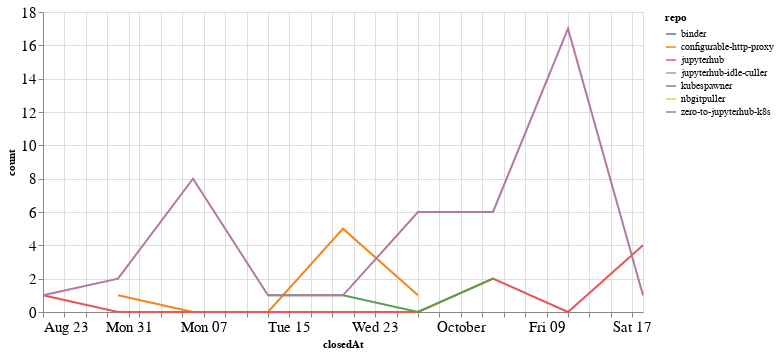

Write notebook code for a chart like this one.
### Code cell
closed_by_time = closed_by.groupby('repo').resample('W', on='closedAt').count()['author'].reset_index()
closed_by_time = closed_by_time.rename(columns={'author': 'count'})

alt.Chart(closed_by_time, width=600).mark_line().encode(
    x='closedAt',
    y='count',
    color='repo',
    tooltip="repo"
)

### Figure 1 — Vega-Lite specification as saved in the notebook (floating-point values rounded to 4 significant figures)
{"config": {"axisLeft": {"labelFontSize": 15}, "axisBottom": {"labelFontSize": 15}}, "data": {"name": "data-685ed282015175d6f9b19bddbfb1a108"}, "mark": "line", "encoding": {"color": {"type": "nominal", "field": "repo"}, "tooltip": {"type": "nominal", "field": "repo"}, "x": {"type": "temporal", "field": "closedAt"}, "y": {"type": "quantitative", "field": "count"}}, "width": 600, "$schema": "https://vega.github.io/schema/vega-lite/v4.8.1.json", "datasets": {"data-685ed282015175d6f9b19bddbfb1a108": [{"repo": "binder", "closedAt": "2020-10-18T00:00:00", "count": 1}, {"repo": "configurable-http-proxy", "closedAt": "2020-08-30T00:00:00", "count": 1}, {"repo": "configurable-http-proxy", "closedAt": "2020-09-06T00:00:00", "count": 0}, {"repo": "configurable-http-proxy", "closedAt": "2020-09-13T00:00:00", "count": 0}, {"repo": "configurable-http-proxy", "closedAt": "2020-09-20T00:00:00", "count": 5}, {"repo": "configurable-http-proxy", "closedAt": "2020-09-27T00:00:00", "count": 1}, {"repo": "jupyterhub", "closedAt": "2020-08-23T00:00:00", "count": 1}, {"repo": "jupyterhub", "closedAt": "2020-08-30T00:00:00", "count": 0}, {"repo": "jupyterhub", "closedAt": "2020-09-06T00:00:00", "count": 0}, {"repo": "jupyterhub", "closedAt": "2020-09-13T00:00:00", "count": 0}, {"repo": "jupyterhub", "closedAt": "2020-09-20T00:00:00", "count": 0}, {"repo": "jupyterhub", "closedAt": "2020-09-27T00:00:00", "count": 0}, {"repo": "jupyterhub", "closedAt": "2020-10-04T00:00:00", "count": 2}, {"repo": "jupyterhub", "closedAt": "2020-10-11T00:00:00", "count": 0}, {"repo": "jupyterhub", "closedAt": "2020-10-18T00:00:00", "count": 4}, {"repo": "jupyterhub-idle-culler", "closedAt": "2020-08-23T00:00:00", "count": 1}, {"repo": "kubespawner", "closedAt": "2020-09-13T00:00:00", "count": 1}, {"repo": "kubespawner", "closedAt": "2020-09-20T00:00:00", "count": 1}, {"repo": "kubespawner", "closedAt": "2020-09-27T00:00:00", "count": 0}, {"repo": "kubespawner", "closedAt": "2020-10-04T00:00:00", "count": 2}, {"repo": "nbgitpuller", "closedAt": "2020-10-04T00:00:00", "count": 2}, {"repo": "zero-to-jupyterhub-k8s", "closedAt": "2020-08-23T00:00:00", "count": 1}, {"repo": "zero-to-jupyterhub-k8s", "closedAt": "2020-08-30T00:00:00", "count": 2}, {"repo": "zero-to-jupyterhub-k8s", "closedAt": "2020-09-06T00:00:00", "count": 8}, {"repo": "zero-to-jupyterhub-k8s", "closedAt": "2020-09-13T00:00:00", "count": 1}, {"repo": "zero-to-jupyterhub-k8s", "closedAt": "2020-09-20T00:00:00", "count": 1}, {"repo": "zero-to-jupyterhub-k8s", "closedAt": "2020-09-27T00:00:00", "count": 6}, {"repo": "zero-to-jupyterhub-k8s", "closedAt": "2020-10-04T00:00:00", "count": 6}, {"repo": "zero-to-jupyterhub-k8s", "closedAt": "2020-10-11T00:00:00", "count": 17}, {"repo": "zero-to-jupyterhub-k8s", "closedAt": "2020-10-18T00:00:00", "count": 1}]}}
